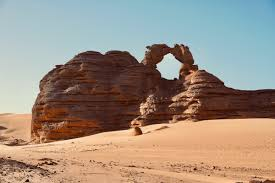
#> input picture sample.jpg, 275 x 183 px
$ python smolvlm_demo.py --image sample.jpg
#> lines starting #> are read from the running program, lines starting #| are printed output that depends on the picture
#> in process_image, image is the input picture: PIL image 275x183 RGB; mean R, G, B 158.4, 144.2, 130.9
#| Image loaded successfully: JPEG, (275, 183)xRGB
#!/usr/bin/env python3
"""
SmolVLM Demo - Enhanced Image Analysis Simulation

This script demonstrates functionality of SmolVLM with both simulated image analysis
and integration with Hugging Face API (when available) for real model inference.

Can be run directly or as part of a workflow in the Replit environment.
"""

import argparse
import os
import sys
import time
import json
import base64
import io
import platform
from datetime import datetime
# Make numpy optional for environments where it might not be available
numpy_available = False
try:
    import numpy as np
    numpy_available = True
except ImportError:
    # NumPy is optional for basic functionality
    np = None
from PIL import Image, ImageFilter, ImageStat, ImageEnhance
import requests

# Check if we have a Hugging Face token
HF_TOKEN = os.environ.get("HF_TOKEN")
USE_HUGGING_FACE = HF_TOKEN is not None and len(HF_TOKEN) > 0

# Log token availability without revealing the token
if USE_HUGGING_FACE and HF_TOKEN is not None:
    print(f"Hugging Face token is available (length: {len(HF_TOKEN)})")
else:
    print("No Hugging Face token found in environment")

# Default to current directory if run from workflow
if os.getcwd().endswith('kornia-rs'):
    DEFAULT_IMAGE_PATH = "../test_image.jpg"
else:
    DEFAULT_IMAGE_PATH = "test_image.jpg"

# Check if running in CI environment
IN_CI = os.environ.get("CI") == "true"

class SmolVLMAnalyzer:
    """SmolVLM Image Analysis Engine"""

    def __init__(self, model_size="small", use_hugging_face=False):
        """Initialize the SmolVLM analyzer"""
        self.model_size = model_size
        self.use_hugging_face = use_hugging_face and USE_HUGGING_FACE

        print("Initializing SmolVLM analyzer")
        if self.use_hugging_face:
            print(f"Using Hugging Face API with model size: {model_size}")
            self.model_loaded = True
        else:
            print("Using simulated analysis (HF API not available)")
            self.model_loaded = True

        print("Model loaded successfully")

    def analyze_image(self, image, prompt):
        """
        Analyze the image using SmolVLM (or simulation)
        """
        print(f"Analyzing image with prompt: '{prompt}'")

        if self.use_hugging_face:
            try:
                return self._analyze_with_hugging_face(image, prompt)
            except Exception as e:
                print(f"Error using Hugging Face API: {e}")
                print("Falling back to simulated analysis")
                return self._simulate_analysis(image, prompt)
        else:
            return self._simulate_analysis(image, prompt)

    # [42 lines left out: function _analyze_with_hugging_face, not called in this run]

    def _simulate_analysis(self, image, prompt):
        """Simulate SmolVLM analysis for demonstration purposes"""
        # Basic image description
        basic_description = self._get_basic_description(image)

        # Additional analysis based on prompt
        specific_analysis = self._analyze_based_on_prompt(image, prompt)

        # Combine the descriptions
        full_description = f"{basic_description}\n\n{specific_analysis}"

        return full_description

    def _get_basic_description(self, image):
        """Generate basic image description based on image properties"""
        # Get image dimensions
        width, height = image.size
#> width = 275; height = 183
        aspect_ratio = width / height
#> aspect_ratio = 1.5

        # Analyze image color properties
        color_analysis = self._analyze_colors(image)

        # Analyze potential objects
        objects_analysis = self._analyze_potential_objects(image)

        # Analyze scene type
        scene_analysis = self._analyze_scene(image)

        # Analyze texture
        texture_analysis = self._analyze_texture(image)

        # Generate a description
        description = f"This image has dimensions of {width}x{height} pixels"
        if aspect_ratio > 1.2:
            description += " and has a landscape orientation."
        elif aspect_ratio < 0.8:
            description += " and has a portrait orientation."
        else:
            description += " and has a roughly square format."

        description += f" {color_analysis}"
        description += f" {scene_analysis}"
        description += f" {texture_analysis}"
        description += f" {objects_analysis}"

        return description

    def _analyze_based_on_prompt(self, image, prompt):
        """Generate additional analysis based on the prompt"""
        prompt_lower = prompt.lower()

        if "describe" in prompt_lower or "what" in prompt_lower or "see" in prompt_lower:
            # General description request
            return self._analyze_mood(image)
        elif "color" in prompt_lower or "colour" in prompt_lower:
            # Color-focused description
            return self._analyze_colors(image, detailed=True)
        elif "object" in prompt_lower or "thing" in prompt_lower:
            # Object-focused description
            return self._analyze_potential_objects(image, detailed=True)
        else:
            # Default to general description
            return "The image appears to be a photograph or digital creation capturing a specific moment or scene."

    def _analyze_colors(self, image, detailed=False):
        """Analyze color distribution in the image"""
#> called with detailed = False
        # Convert image to RGB if it's not
        if image.mode != "RGB":
            image = image.convert("RGB")

        # Get image statistics
        stat = ImageStat.Stat(image)
        r, g, b = stat.mean
#> r = 158.4; g = 144.2; b = 130.9

        # Determine dominant color
        max_channel = max(r, g, b)
#> max_channel = 158.4
        if max_channel == r and r > g * 1.2 and r > b * 1.2:
            dominant = "red"
        elif max_channel == g and g > r * 1.2 and g > b * 1.2:
            dominant = "green"
        elif max_channel == b and b > r * 1.2 and b > g * 1.2:
            dominant = "blue"
        elif r > 200 and g > 200 and b > 200:
            dominant = "white"
        elif r < 50 and g < 50 and b < 50:
            dominant = "black"
        elif abs(r - g) < 20 and abs(r - b) < 20 and abs(g - b) < 20:
            if r + g + b > 450:
                dominant = "light gray"
            else:
                dominant = "dark gray"
        else:
            dominant = "mixed"

        # Calculate color variance
        variance = self._get_color_variance(image)
#> in _get_color_variance, `r_var, g_var, b_var = stat.var`: r_var = 3304.8; g_var = 4195.8; b_var = 4985.6
#> variance = 12486.3

        if detailed:
            if variance > 2000:
                color_desc = f"The image has a wide variety of colors, with {dominant} tones being prominent. "
                color_desc += "There's a rich palette with significant color variation throughout the image."
            elif variance > 1000:
                color_desc = f"The image has a moderate variety of colors, with {dominant} tones being most noticeable. "
                color_desc += "The color palette is varied but somewhat restrained."
            else:
                color_desc = f"The image has a limited color palette, primarily consisting of {dominant} tones. "
                color_desc += "The colors are quite uniform throughout the image."
        else:
            if variance > 2000:
                color_desc = f"The image is colorful with predominant {dominant} tones."
            elif variance > 1000:
                color_desc = f"The image has a moderate color palette with {dominant} being prominent."
            else:
                color_desc = f"The image has a limited color range, mostly in {dominant} tones."

        return color_desc

    def _analyze_potential_objects(self, image, detailed=False):
        """Estimate potential objects in the image based on edge detection"""
#> called with detailed = False
        # Convert to grayscale for edge detection
        gray = image.convert("L")
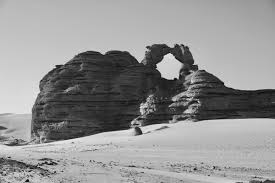
#> gray: PIL image 275x183 L; min 5, max 237, mean 147

        # Apply edge detection
        edges = gray.filter(ImageFilter.FIND_EDGES)
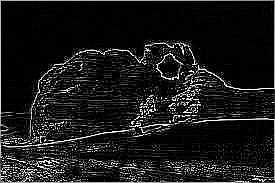
#> edges: PIL image 275x183 L; min 0, max 255, mean 25.2
        edge_stat = ImageStat.Stat(edges)
        edge_mean = edge_stat.mean[0]
#> edge_mean = 25.21

        # Try to determine complexity based on edge detection
        if edge_mean > 30:
            complexity = "high"
            object_guess = "many distinct objects or details"
        elif edge_mean > 15:
            complexity = "moderate"
            object_guess = "several objects or elements"
        else:
            complexity = "low"
            object_guess = "few objects or mostly uniform areas"

        if detailed:
            if complexity == "high":
                return (f"The image appears to contain {object_guess}. There are many distinct edges and contours, "
                        "suggesting a complex scene with multiple subjects or a detailed central subject.")
            elif complexity == "moderate":
                return (f"The image appears to contain {object_guess}. The moderate level of detail suggests "
                        "a composition with clear subjects against a relatively simple background.")
            else:
                return (f"The image appears to contain {object_guess}. The minimal edge detail suggests "
                        "a simple composition, possibly with large uniform areas or soft gradients.")
        else:
            return f"The image has {complexity} complexity with {object_guess}."

    def _analyze_scene(self, image):
        """Analyze the overall scene type"""
        # Get image statistics
        width, height = image.size
#> width = 275; height = 183

        # Convert to RGB if not already
        if image.mode != "RGB":
            image = image.convert("RGB")

        # Check color distribution
        r, g, b = ImageStat.Stat(image).mean
#> r = 158.4; g = 144.2; b = 130.9

        # Very simple heuristics for scene type
        if g > max(r, b) * 1.2 and g > 100:
            # Green dominant might indicate nature/outdoors
            return "The image may depict an outdoor or natural scene with vegetation."
        elif b > max(r, g) * 1.2 and b > 100:
            # Blue dominant might indicate sky/water
            return "The image might contain sky or water elements, suggesting an outdoor scene."
        elif r > 150 and g > 150 and b > 150:
            # Bright image might be outdoor daylight
            return "The image appears to be bright, possibly an outdoor daylight scene."
        elif r < 60 and g < 60 and b < 60:
            # Dark image might be night or indoor
            return "The image appears to be dark, possibly a night scene or dimly lit indoor setting."
        else:
            # Mixed case
            return "The image could be an indoor scene or a mixed environment."

    def _analyze_texture(self, image):
        """Analyze texture patterns in the image"""
        # Convert to grayscale
        gray = image.convert("L")

        # Use edge detection to estimate texture
        edges = gray.filter(ImageFilter.FIND_EDGES)
        edge_stat = ImageStat.Stat(edges)
        edge_mean = edge_stat.mean[0]
#> edge_mean = 25.21

        # Calculate standard deviation of the grayscale image as another texture metric
        gray_stat = ImageStat.Stat(gray)
        gray_std = gray_stat.stddev[0] if gray_stat.stddev else 0
#> gray_std = 59.91

        # Combined texture metric
        texture_score = edge_mean * 0.7 + gray_std * 0.3
#> texture_score = 35.62

        if texture_score > 25:
            return "The image contains fine detailed textures."
        elif texture_score > 15:
            return "The image has moderate textural details."
        else:
            return "The image has smooth areas with minimal texture."

    def _analyze_mood(self, image):
        """Estimate the mood conveyed by the image"""
        # Convert to RGB if not already
        if image.mode != "RGB":
            image = image.convert("RGB")

        # Get color statistics
        stat = ImageStat.Stat(image)
        r, g, b = stat.mean
#> r = 158.4; g = 144.2; b = 130.9
        brightness = (r + g + b) / 3
#> brightness = 144.5

        # Calculate contrast
        contrast_img = ImageEnhance.Contrast(image)
        contrast_level = ImageStat.Stat(contrast_img.enhance(2.0)).var[0] if len(stat.var) > 0 else 50
#> contrast_level = 8831.6

        # Generate mood description
        if brightness > 180:
            if contrast_level > 50:
                return "The bright, high-contrast image evokes a sense of energy and clarity, possibly conveying happiness or excitement."
            else:
                return "The bright, low-contrast image creates a soft, ethereal atmosphere, possibly conveying serenity or dreaminess."
        elif brightness > 100:
            if contrast_level > 50:
                return "The moderately bright image with good contrast suggests a balanced, natural mood, possibly documentarian in nature."
            else:
                return "The moderately bright image with subtle contrast gives a calm, understated feeling, possibly conveying comfort or nostalgia."
        else:
            if contrast_level > 50:
                return "The darker image with strong contrast creates a dramatic or intense mood, possibly conveying mystery or tension."
            else:
                return "The darker image with minimal contrast suggests a somber or subdued mood, possibly conveying melancholy or reflection."

    def _get_color_variance(self, image):
        """Calculate variance in color distribution"""
        # Convert to RGB if not already
        if image.mode != "RGB":
            image = image.convert("RGB")

        # Get color variance
        stat = ImageStat.Stat(image)
        if len(stat.var) >= 3:  # Make sure variance is available
            r_var, g_var, b_var = stat.var
            return r_var + g_var + b_var
        else:
            # Fallback if variance isn't available
            return 1000  # Moderate default

def get_platform_config():
    """Get platform-specific configuration and make adjustments"""
    system = platform.system().lower()
    config = {
        "max_image_size": 1024,  # Default max image dimension
        "use_simulation": False,  # Whether to force simulation mode
    }

    # CI environment detection
    if IN_CI:
        # In CI environments, use smaller images and avoid some operations
        config["max_image_size"] = 512
        if system == "linux":
            # Check for specific Ubuntu versions that might have issues
            if "ubuntu" in platform.version().lower():
                # Be more conservative with memory usage on Ubuntu CI
                config["max_image_size"] = 384

    return config

def process_image(image_path):
    """Load and process the image with platform-specific settings"""
    try:
        print(f"Loading image from: {image_path}")
        image = Image.open(image_path)
        print(f"Image loaded successfully: {image.format}, {image.size}x{image.mode}")

        # Get platform-specific configuration
        platform_config = get_platform_config()
        max_dim = platform_config["max_image_size"]

        # Resize image if needed
        if max(image.size) > max_dim:
            ratio = max_dim / max(image.size)
            new_size = (int(image.size[0] * ratio), int(image.size[1] * ratio))
            print(f"Resizing image to {new_size}")
            try:
                # Try LANCZOS first (for newer PIL versions)
                try:
                    image = image.resize(new_size, Image.LANCZOS)
                except AttributeError:
                    # Fall back to BICUBIC for older PIL versions (Python 3.8 compatibility)
                    image = image.resize(new_size, Image.BICUBIC)
            except Exception as resize_error:
                # If any other issue, just use BICUBIC
                print(f"Warning: Using fallback resize method due to error: {resize_error}")
                image = image.resize(new_size, Image.BICUBIC)

        return image
    except Exception as e:
        print(f"Error loading image: {e}")
        sys.exit(1)

def main():
    parser = argparse.ArgumentParser(description="SmolVLM Image Analysis Demo")
    parser.add_argument("-i", "--image", default=DEFAULT_IMAGE_PATH, help="Path to the input image")
    parser.add_argument("-p", "--prompt", default="What objects are in this image?", help="Text prompt for the image analysis")
    parser.add_argument("-s", "--size", choices=["small", "medium", "large"], default="small", help="Model size to use")
    parser.add_argument("--use-hf", action="store_true", help="Use Hugging Face API if available")
    parser.add_argument("-o", "--output", help="Save result to output file")
    args = parser.parse_args()

    print("=" * 50)
    print("SmolVLM Image Analysis Demo")
    print("=" * 50)
    print(f"Date/Time: {datetime.now().strftime('%Y-%m-%d %H:%M:%S')}")
    print(f"Image: {args.image}")
    print(f"Prompt: {args.prompt}")
    print(f"Model Size: {args.size}")
    if args.use_hf:
        print(f"Using Hugging Face API: {'Yes (token available)' if USE_HUGGING_FACE else 'No (token not available)'}")
    print("-" * 50)

    # Process the image
    image = process_image(args.image)

    # Initialize the SmolVLM analyzer
    analyzer = SmolVLMAnalyzer(model_size=args.size, use_hugging_face=args.use_hf)

    # Analyze the image
    print("\nAnalyzing image...")
    start_time = time.time()

    description = analyzer.analyze_image(image, args.prompt)

    processing_time = time.time() - start_time
    print(f"Analysis completed in {processing_time:.2f} seconds")

    # Print the result
    print("\n" + "=" * 50)
    print("RESULT:")
    print("=" * 50)
    print(description)
#> (printed output is left out)
    print("=" * 50)

    # Save to output file if requested
    if args.output:
        result = {
            "timestamp": datetime.now().isoformat(),
            "image": args.image,
            "prompt": args.prompt,
            "model_size": args.size,
            "processing_time_sec": processing_time,
            "result": description
        }

        with open(args.output, 'w') as f:
            json.dump(result, f, indent=2)
        print(f"Results saved to {args.output}")

if __name__ == "__main__":
    main()

$ run again, on test/data/dog_rs.jpeg
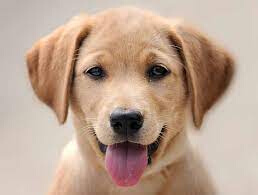
#> input picture test/data/dog_rs.jpeg, 258 x 195 px
#> in process_image, image is the input picture: PIL image 258x195 RGB; mean R, G, B 188.5, 162.9, 145
#| Image loaded successfully: JPEG, (258, 195)xRGB
#> in _analyze_colors, `r, g, b = stat.mean`: r = 188.5; g = 162.9; b = 145
#> max_channel = 188.5
#> r_var = 2038.8; g_var = 2585.7; b_var = 2863
#> variance = 7487.4
#> in _analyze_potential_objects, `gray = image.convert("L")`:
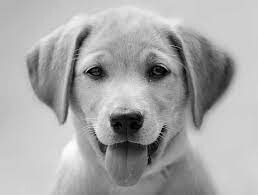
#> gray: PIL image 258x195 L; min 0, max 253, mean 168.5
#> in _analyze_potential_objects, `edges = gray.filter(ImageFilter.FIND_EDGES)`:
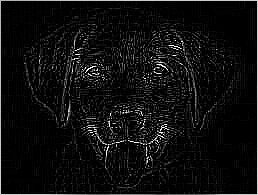
#> edges: PIL image 258x195 L; min 0, max 255, mean 14.6
#> in _analyze_potential_objects, `edge_mean = edge_stat.mean[0]`: edge_mean = 14.61
#> in _analyze_scene, `r, g, b = ImageStat.Stat(image).mean`: r = 188.5; g = 162.9; b = 145
#> in _analyze_texture, `edge_mean = edge_stat.mean[0]`: edge_mean = 14.61
#> gray_std = 48.76
#> texture_score = 24.85
#> texture_analysis = 'The image has moderate textural details.'
#> in _analyze_mood, `r, g, b = stat.mean`: r = 188.5; g = 162.9; b = 145
#> brightness = 165.5
#> contrast_level = 5363.3
#> (printed output is left out)
